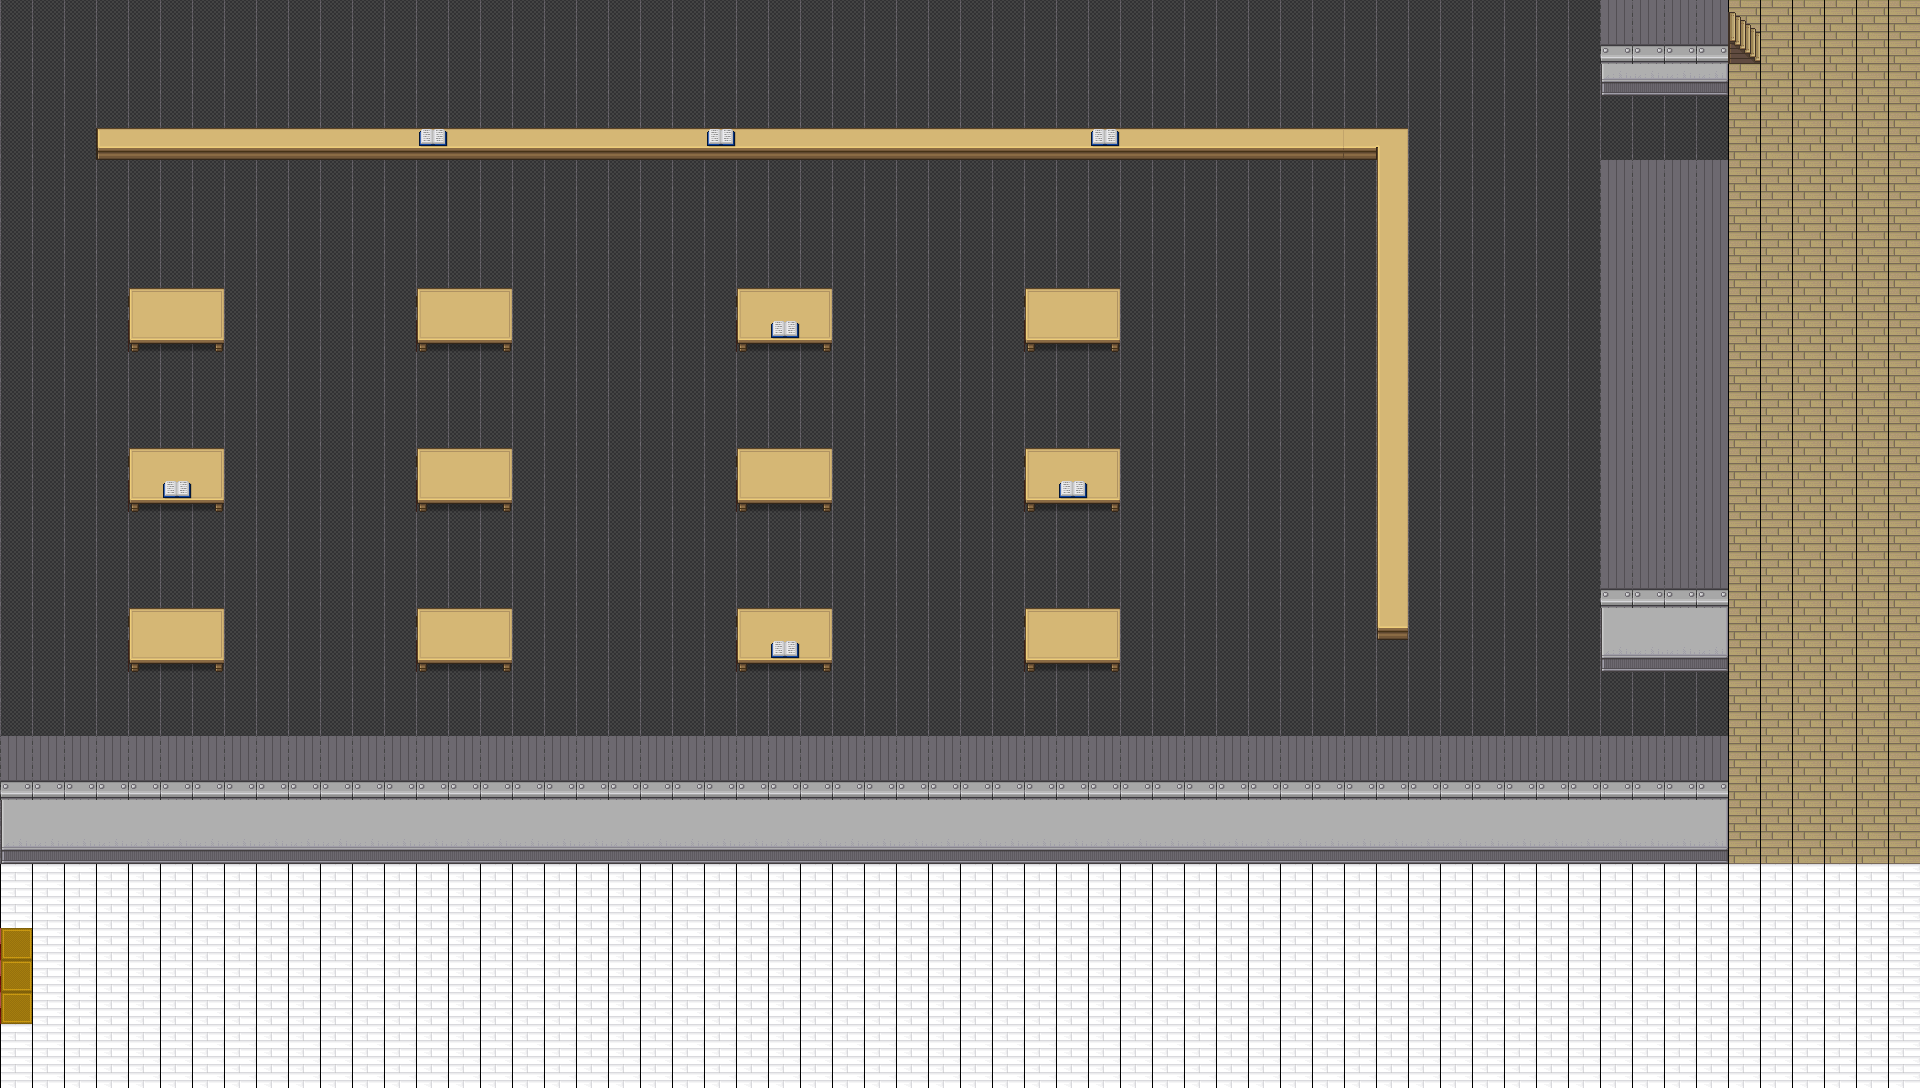

The image is a tile-based game level rendered from a .tmx file. Its description and source (layers, tilesets, objects; grid data summarised) follow:
An orthogonal 60x34 tile map with 32x32 px tiles, 4 tile layers (Floor, Collisions, Items, Stairs ) and 5 objects (Player Spawn, portal entrance final boss room, portal entrance se14 main floor, key item laptop, key item VR headset).

<map version="1.2" tiledversion="1.3.4" orientation="orthogonal" renderorder="right-down" width="60" height="34" tilewidth="32" tileheight="32" infinite="0" nextlayerid="11" nextobjectid="6">
 <editorsettings>
  <export target="SE14 (Basement).json" format="json" />
 </editorsettings>
 <tileset firstgid="1" name="main tileset" tilewidth="32" tileheight="32" tilecount="1380" columns="10">
  <image source="tileset.png" width="328" height="4419" />
  <tile id="580">
   <properties>
    <property name="collides" type="bool" value="true" />
   </properties>
  </tile>
  <tile id="581">
   <properties>
    <property name="collides" type="bool" value="true" />
   </properties>
  </tile>
  <tile id="582">
   <properties>
    <property name="collides" type="bool" value="true" />
   </properties>
  </tile>
  <tile id="583">
   <properties>
    <property name="collides" type="bool" value="true" />
   </properties>
  </tile>
  <tile id="584">
   <properties>
    <property name="collides" type="bool" value="true" />
   </properties>
  </tile>
  <tile id="585">
   <properties>
    <property name="collides" type="bool" value="true" />
   </properties>
  </tile>
  <tile id="590">
   <properties>
    <property name="collides" type="bool" value="true" />
   </properties>
  </tile>
  <tile id="591">
   <properties>
    <property name="collides" type="bool" value="true" />
   </properties>
  </tile>
  <tile id="592">
   <properties>
    <property name="collides" type="bool" value="true" />
   </properties>
  </tile>
  <tile id="593">
   <properties>
    <property name="collides" type="bool" value="true" />
   </properties>
  </tile>
  <tile id="594">
   <properties>
    <property name="collides" type="bool" value="true" />
   </properties>
  </tile>
  <tile id="595">
   <properties>
    <property name="collides" type="bool" value="true" />
   </properties>
  </tile>
  <tile id="705">
   <properties>
    <property name="collides" type="bool" value="true" />
   </properties>
  </tile>
  <tile id="715">
   <properties>
    <property name="collides" type="bool" value="true" />
   </properties>
  </tile>
  <tile id="840">
   <properties>
    <property name="collides" type="bool" value="true" />
   </properties>
  </tile>
  <tile id="841">
   <properties>
    <property name="collides" type="bool" value="true" />
   </properties>
  </tile>
  <tile id="842">
   <properties>
    <property name="collides" type="bool" value="true" />
   </properties>
  </tile>
  <tile id="843">
   <properties>
    <property name="collides" type="bool" value="true" />
   </properties>
  </tile>
  <tile id="844">
   <properties>
    <property name="collides" type="bool" value="true" />
   </properties>
  </tile>
  <tile id="845">
   <properties>
    <property name="collides" type="bool" value="true" />
   </properties>
  </tile>
  <tile id="846">
   <properties>
    <property name="collides" type="bool" value="true" />
   </properties>
  </tile>
  <tile id="847">
   <properties>
    <property name="collides" type="bool" value="true" />
   </properties>
  </tile>
  <tile id="848">
   <properties>
    <property name="collides" type="bool" value="true" />
   </properties>
  </tile>
  <tile id="850">
   <properties>
    <property name="collides" type="bool" value="true" />
   </properties>
  </tile>
  <tile id="851">
   <properties>
    <property name="collides" type="bool" value="true" />
   </properties>
  </tile>
  <tile id="852">
   <properties>
    <property name="collides" type="bool" value="true" />
   </properties>
  </tile>
  <tile id="853">
   <properties>
    <property name="collides" type="bool" value="true" />
   </properties>
  </tile>
  <tile id="854">
   <properties>
    <property name="collides" type="bool" value="true" />
   </properties>
  </tile>
  <tile id="855">
   <properties>
    <property name="collides" type="bool" value="true" />
   </properties>
  </tile>
  <tile id="856">
   <properties>
    <property name="collides" type="bool" value="true" />
   </properties>
  </tile>
  <tile id="857">
   <properties>
    <property name="collides" type="bool" value="true" />
   </properties>
  </tile>
  <tile id="858">
   <properties>
    <property name="collides" type="bool" value="true" />
   </properties>
  </tile>
  <tile id="860">
   <properties>
    <property name="collides" type="bool" value="true" />
   </properties>
  </tile>
  <tile id="861">
   <properties>
    <property name="collides" type="bool" value="true" />
   </properties>
  </tile>
  <tile id="862">
   <properties>
    <property name="collides" type="bool" value="true" />
   </properties>
  </tile>
  <tile id="864">
   <properties>
    <property name="collides" type="bool" value="true" />
   </properties>
  </tile>
  <tile id="865">
   <properties>
    <property name="collides" type="bool" value="true" />
   </properties>
  </tile>
  <tile id="866">
   <properties>
    <property name="collides" type="bool" value="true" />
   </properties>
  </tile>
  <tile id="893">
   <properties>
    <property name="collides" type="bool" value="true" />
   </properties>
  </tile>
  <tile id="894">
   <properties>
    <property name="collides" type="bool" value="true" />
   </properties>
  </tile>
  <tile id="895">
   <properties>
    <property name="collides" type="bool" value="true" />
   </properties>
  </tile>
  <tile id="896">
   <properties>
    <property name="collides" type="bool" value="true" />
   </properties>
  </tile>
  <tile id="897">
   <properties>
    <property name="collides" type="bool" value="true" />
   </properties>
  </tile>
  <tile id="903">
   <properties>
    <property name="collides" type="bool" value="true" />
   </properties>
  </tile>
  <tile id="905">
   <properties>
    <property name="collides" type="bool" value="true" />
   </properties>
  </tile>
  <tile id="906">
   <properties>
    <property name="collides" type="bool" value="true" />
   </properties>
  </tile>
  <tile id="907">
   <properties>
    <property name="collides" type="bool" value="true" />
   </properties>
  </tile>
  <tile id="915">
   <properties>
    <property name="collides" type="bool" value="true" />
   </properties>
  </tile>
  <tile id="916">
   <properties>
    <property name="collides" type="bool" value="true" />
   </properties>
  </tile>
  <tile id="917">
   <properties>
    <property name="collides" type="bool" value="true" />
   </properties>
  </tile>
 </tileset>
 <layer id="1" name="Floor" width="60" height="34">
  <data>[2040 cells, 2040 non-empty, 3 distinct tile ids]</data>
 </layer>
 <layer id="2" name="Collisions" width="60" height="34">
  <data>[2040 cells, 420 non-empty, 20 distinct tile ids]</data>
 </layer>
 <objectgroup id="10" name="Player Spawn">
  <object id="5" name="Player Spawn" x="1863.73" y="69.5871">
   <point />
  </object>
 </objectgroup>
 <layer id="3" name="Items" width="60" height="34">
  <data>[2040 cells, 7 non-empty, 1 distinct tile ids]</data>
 </layer>
 <layer id="4" name="Stairs " width="60" height="34">
  <data>[2040 cells, 5 non-empty, 3 distinct tile ids]</data>
 </layer>
 <objectgroup id="5" name="portal entrance final boss room">
  <object id="1" name="portal entrance final boss room" x="18.427" y="986.682">
   <point />
  </object>
 </objectgroup>
 <objectgroup id="6" name="portal entrance se14 main floor">
  <object id="2" name="portal entrance se14 main floor" x="1749.28" y="47.9608">
   <point />
  </object>
 </objectgroup>
 <objectgroup id="8" name="key item laptop">
  <object id="3" name="key item laptop" x="1071.29" y="331.854">
   <point />
  </object>
 </objectgroup>
 <objectgroup id="9" name="key item VR headset">
  <object id="4" name="key item VR headset" x="715.812" y="911.681">
   <point />
  </object>
 </objectgroup>
</map>
